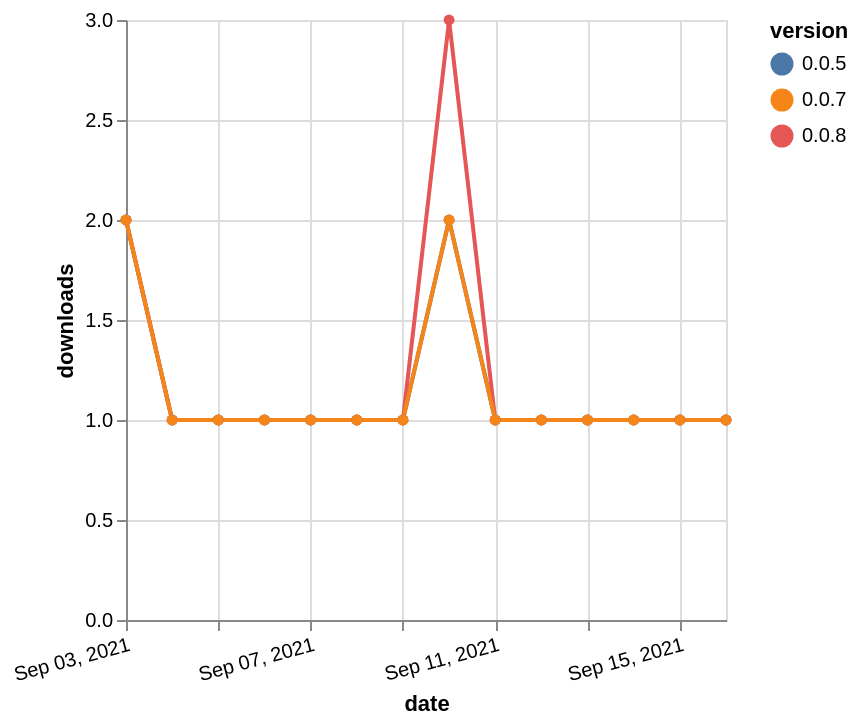

Vega-Lite specification for this chart:
### Vega-Lite specification from a JSON file in a GitHub repository (floating-point values rounded to 4 significant figures)
{"$schema": "https://vega.github.io/schema/vega-lite/v5.json", "description": "A simple bar chart with embedded data.", "data": {"values": [{"date": "2021-09-03", "total": 116, "delta": 2, "version": "0.0.5"}, {"date": "2021-09-04", "total": 117, "delta": 1, "version": "0.0.5"}, {"date": "2021-09-05", "total": 118, "delta": 1, "version": "0.0.5"}, {"date": "2021-09-06", "total": 119, "delta": 1, "version": "0.0.5"}, {"date": "2021-09-07", "total": 120, "delta": 1, "version": "0.0.5"}, {"date": "2021-09-08", "total": 121, "delta": 1, "version": "0.0.5"}, {"date": "2021-09-09", "total": 122, "delta": 1, "version": "0.0.5"}, {"date": "2021-09-10", "total": 124, "delta": 2, "version": "0.0.5"}, {"date": "2021-09-11", "total": 125, "delta": 1, "version": "0.0.5"}, {"date": "2021-09-12", "total": 126, "delta": 1, "version": "0.0.5"}, {"date": "2021-09-13", "total": 127, "delta": 1, "version": "0.0.5"}, {"date": "2021-09-14", "total": 128, "delta": 1, "version": "0.0.5"}, {"date": "2021-09-15", "total": 129, "delta": 1, "version": "0.0.5"}, {"date": "2021-09-16", "total": 130, "delta": 1, "version": "0.0.5"}, {"date": "2021-09-03", "total": 101, "delta": 2, "version": "0.0.8"}, {"date": "2021-09-04", "total": 102, "delta": 1, "version": "0.0.8"}, {"date": "2021-09-05", "total": 103, "delta": 1, "version": "0.0.8"}, {"date": "2021-09-06", "total": 104, "delta": 1, "version": "0.0.8"}, {"date": "2021-09-07", "total": 105, "delta": 1, "version": "0.0.8"}, {"date": "2021-09-08", "total": 106, "delta": 1, "version": "0.0.8"}, {"date": "2021-09-09", "total": 107, "delta": 1, "version": "0.0.8"}, {"date": "2021-09-10", "total": 110, "delta": 3, "version": "0.0.8"}, {"date": "2021-09-11", "total": 111, "delta": 1, "version": "0.0.8"}, {"date": "2021-09-12", "total": 112, "delta": 1, "version": "0.0.8"}, {"date": "2021-09-13", "total": 113, "delta": 1, "version": "0.0.8"}, {"date": "2021-09-14", "total": 114, "delta": 1, "version": "0.0.8"}, {"date": "2021-09-15", "total": 115, "delta": 1, "version": "0.0.8"}, {"date": "2021-09-16", "total": 116, "delta": 1, "version": "0.0.8"}, {"date": "2021-09-03", "total": 117, "delta": 2, "version": "0.0.7"}, {"date": "2021-09-04", "total": 118, "delta": 1, "version": "0.0.7"}, {"date": "2021-09-05", "total": 119, "delta": 1, "version": "0.0.7"}, {"date": "2021-09-06", "total": 120, "delta": 1, "version": "0.0.7"}, {"date": "2021-09-07", "total": 121, "delta": 1, "version": "0.0.7"}, {"date": "2021-09-08", "total": 122, "delta": 1, "version": "0.0.7"}, {"date": "2021-09-09", "total": 123, "delta": 1, "version": "0.0.7"}, {"date": "2021-09-10", "total": 125, "delta": 2, "version": "0.0.7"}, {"date": "2021-09-11", "total": 126, "delta": 1, "version": "0.0.7"}, {"date": "2021-09-12", "total": 127, "delta": 1, "version": "0.0.7"}, {"date": "2021-09-13", "total": 128, "delta": 1, "version": "0.0.7"}, {"date": "2021-09-14", "total": 129, "delta": 1, "version": "0.0.7"}, {"date": "2021-09-15", "total": 130, "delta": 1, "version": "0.0.7"}, {"date": "2021-09-16", "total": 131, "delta": 1, "version": "0.0.7"}]}, "width": "container", "mark": {"type": "line", "point": {"filled": true}}, "encoding": {"x": {"field": "date", "type": "temporal", "timeUnit": "yearmonthdate", "title": "date", "axis": {"labelAngle": -15}}, "y": {"field": "delta", "type": "quantitative", "title": "downloads"}, "color": {"field": "version", "type": "nominal"}, "tooltip": {"field": "delta"}}}
